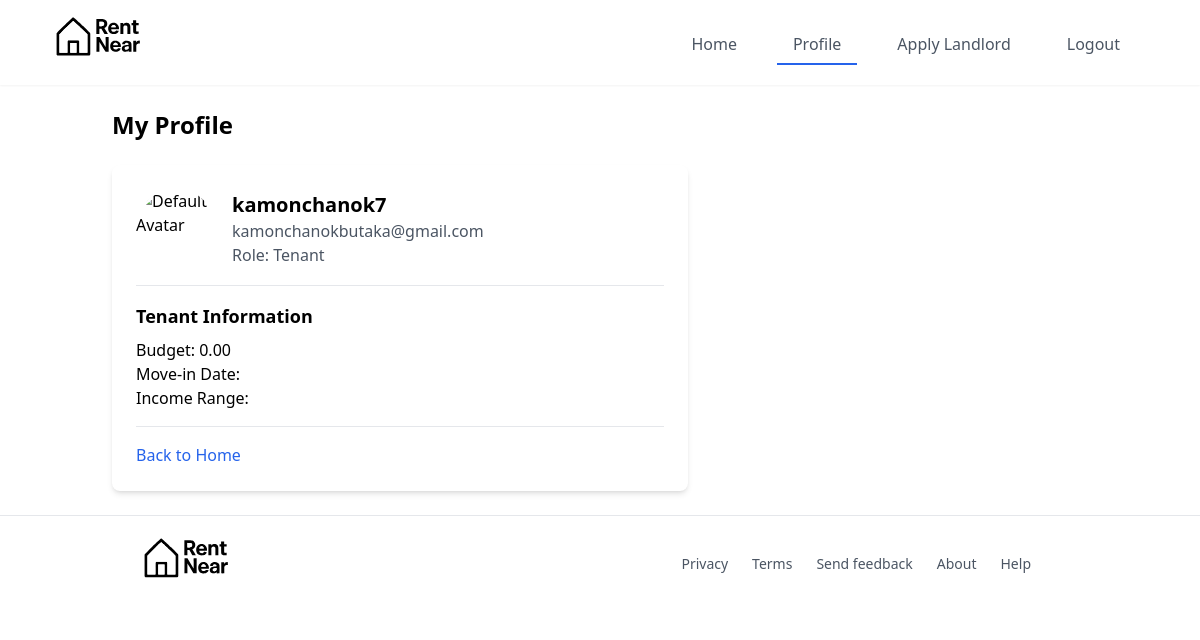
Page /profile/ (signed in) on the committed database.
### myapp/models.py (models this page shows)
class CustomUser(AbstractUser):
    phone = models.CharField(max_length=15, blank=True, null=True)
    ROLE_CHOICES = (
        ('tenant', 'Tenant'),
        ('landlord', 'Landlord'),
    )
    role = models.CharField(max_length=20, choices=ROLE_CHOICES, default='tenant')  # ค่าเริ่มต้นเป็น tenant
    groups = models.ManyToManyField(
        'auth.Group',
        related_name='customuser_set',
        blank=True
    )
    user_permissions = models.ManyToManyField(
        'auth.Permission',
        related_name='customuser_permissions',
        blank=True
    )

class Tenant(models.Model):
    user = models.OneToOneField(User, on_delete=models.CASCADE)
    budget = models.DecimalField(max_digits=10, decimal_places=2, default=0)
    preferences = models.TextField(blank=True, null=True)

### myapp/views.py (the view)
# urls.py: path('profile/', views.profile_view, name='profile'),
def profile_view(request):
    return render(request, 'profile.html')

### myapp/templates/profile.html (shortened to what this page needs)
{% extends 'base.html' %}
{% load static %}
{% block content %}
<div class="container mx-auto p-6">
    <h1 class="text-2xl font-bold mb-6">My Profile</h1>
    <div class="bg-white shadow-md rounded-lg p-6 max-w-xl">
        <div class="flex items-center mb-4">
            {% if user.profile_picture %}
                <img src="{{ user.profile_picture.url }}" alt="Profile Picture" class="w-20 h-20 rounded-full mr-4 object-cover">
            {% else %}
                <img src="{% static 'default_avatar.png' %}" alt="Default Avatar" class="w-20 h-20 rounded-full mr-4 object-cover">
            {% endif %}
            <div>
                <h2 class="text-xl font-semibold">{{ user.username }}</h2>
                <p class="text-gray-600">{{ user.email }}</p>
                <p class="text-gray-600">Role: {{ user.get_role_display }}</p>
            </div>
        </div>
        {% if user.role == 'tenant' and user.tenant %}
        <hr class="my-4">
        <h3 class="text-lg font-semibold mb-2">Tenant Information</h3>
        <p>Budget: {{ user.tenant.budget }}</p>
        <p>Move-in Date: {{ user.tenant.move_in_date }}</p>
        <p>Income Range: {{ user.tenant.get_income_range_display }}</p>
        {% endif %}
        <hr class="my-4">
        <a href="{% url 'home' %}" class="text-blue-600 hover:underline">Back to Home</a>
    </div>
</div>
{% endblock %}

### myapp/templates/base.html (style rules this page uses)
html { scroll-behavior: smooth; }

### rows in the picture
CustomUser: username "kamonchanok7", email "kamonchanokbutaka@gmail.com", role "Tenant", tenant.budget "0.00"
